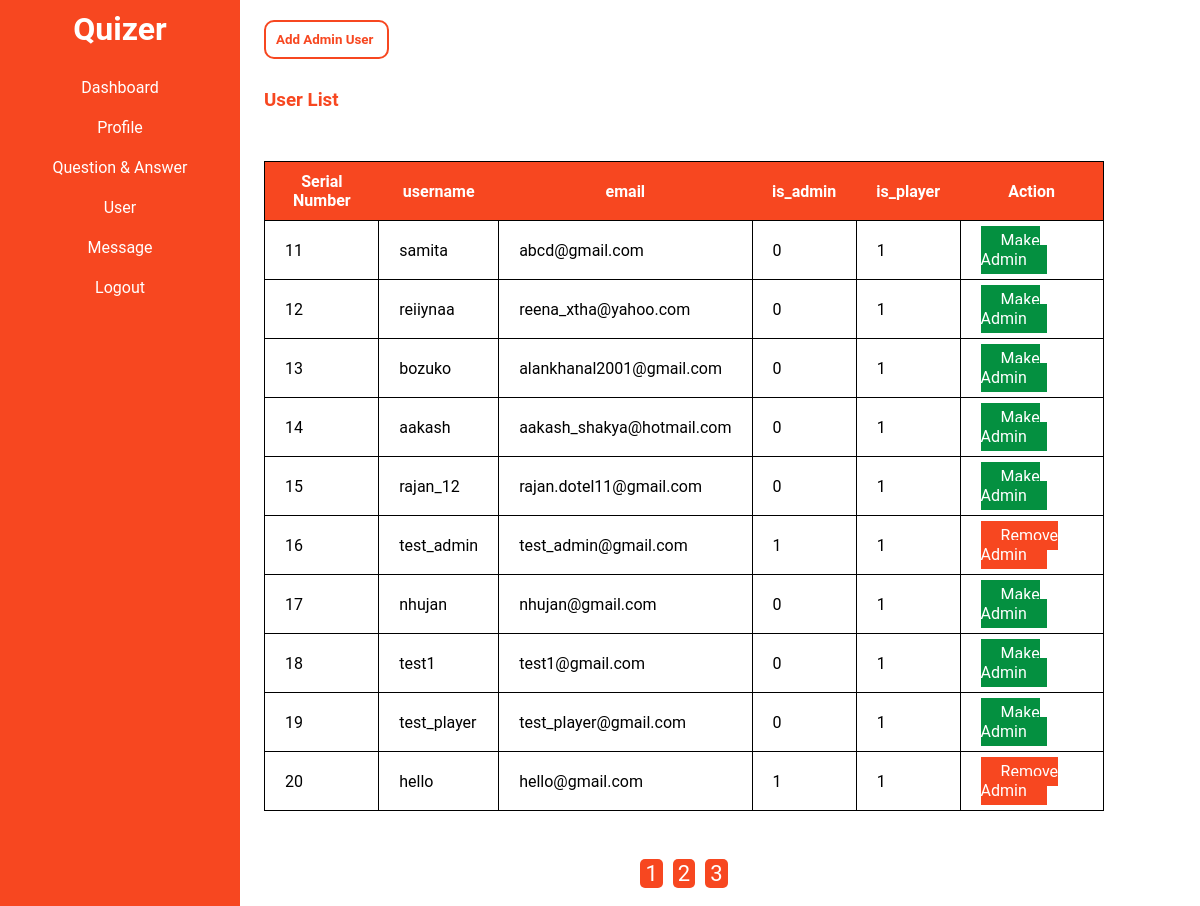
The app's page /app/admin/user.php?page=2 (signed in) with its own data.
### tables this page shows
CREATE TABLE `users` (
  `user_id` int NOT NULL AUTO_INCREMENT,
  `username` varchar(100) NOT NULL,
  `email` varchar(150) DEFAULT NULL,
  `password` varchar(255) DEFAULT NULL,
  `is_admin` tinyint(1) NOT NULL DEFAULT '0',
  `is_player` tinyint(1) NOT NULL DEFAULT '1',
  PRIMARY KEY (`user_id`),
  UNIQUE KEY `username` (`username`),
  UNIQUE KEY `email` (`email`)
);

### app/admin/user.php (the view, shortened to what this page needs)
<?php
require '../component/user_fetch.php';
?>
<!DOCTYPE html>
<html lang="en">
<head>
    <link rel="stylesheet" href="../css/admin.css">
</head>
<body>
    <div class="main_container">
        <?php include 'admin_nav.php' ?>
        <div class="container">
            <input type="button" onclick="window.location.href='addUser.php'" value="Add Admin User " class="btn">
            <?php
            if (!isset($_GET['page'])) {
                $page = 1;
            } else {
                $page = $_GET['page'];
            }
            $results_per_page = 10;
            $page_first_result = ($page - 1) * $results_per_page;
            $i = $page_first_result + 1;
            $q_user = "SELECT * FROM users order by user_id desc";
            $result = mysqli_query($conn, $q_user);
            if (mysqli_num_rows($result) > 0) {
                $number_of_result = mysqli_num_rows($result);
                $number_of_page = ceil($number_of_result / $results_per_page);
                if ($page > $number_of_page) {
                    redirectAlertMessage("Invalid Page number !", "users.php");
                } else {
                    $q_paginated_fetch = "SELECT * FROM users order by user_id desc LIMIT " . $page_first_result . ',' . $results_per_page;
                    $result = mysqli_query($conn, $q_paginated_fetch);
            ?>
                    <h3 class="header">User List</h2>
                        <table>
                            <tr>
                                <th>Serial Number</th>
                                <th>username</th>
                                <th>email</th>
                                <th>is_admin</th>
                                <th>is_player</th>
                                <th>Action</th>
                            </tr>
                            <?php
                            while ($user = mysqli_fetch_assoc($result)) {
                            ?>
                                <tr>
                                    <td><?php echo $i; ?></td>
                                    <td><?= $user['username']; ?></td>
                                    <td><?= $user['email']; ?></td>
                                    <td><?= $user['is_admin']; ?></td>
                                    <td><?= $user['is_player']; ?></td>
                                    <td>
                                    <?php
                                    if($user['is_admin']){
                                ?>
                                    <a class="delete_btn" href="updateAdminStatus.php/?id=<?= $user['user_id'] ?> " onclick="return confirm('Are you sure u want to remove admin ?')">Remove Admin</a>
                                <?php
                                    }else{
                                        ?>
                                        <a class="enable_btn" href="updateAdminStatus.php/?id=<?= $user['user_id'] ?>" onclick="return confirm('Are you sure u want to make user admin ?');">Make Admin</a>
                                        <?php
                                    }
                                ?>
                                    </td>
                                </tr>
                            <?php
                                $i++;
                            }
                            ?>
                        </table>
                <?php
                }
            }
                ?>
                <div class="pagination_btn_row">
                    <?php
                    if ($number_of_result > $results_per_page) {
                        for ($page = 1; $page <= $number_of_page; $page++) {
                            echo "<a class='pagination_btn' href = 'user.php?page=$page'>$page</a>";
                        }
                    } ?>
                </div>
        </div>
</body>
</html>

### app/css/admin.css (style rules this page uses)
* { padding: 0px; margin: 0px; font-family: 'Roboto', sans-serif; }
.main_container { display: flex; width: 100%; position: relative; }
.container { margin-left: 22%; margin-right: 15px; width: 70%; text-align: justify; }
.header { margin: 10px auto; color: #f74720; }
table, tr, th, td { border: 1px solid black; border-collapse: collapse; }
th, td { padding: 10px 20px; }
th { background-color: #f74720; color: white; border: none; text-align: center; }
table { margin: 50px 0px; }
.btn { margin: 20px 0px; border: 2px solid #f74720; background-color: white; padding: 10px ; border-radius: 10px; text-align: center; color: #f74720; font-weight: bold; text-decoration: none; }
.delete_btn { background-color: #f74720; color: white; padding: 5px 20px; text-decoration: none; }
.enable_btn { background-color: #049040; color: white; padding: 5px 20px; text-decoration: none; }
.pagination_btn { padding: 2px 5px; background-color: #f74720; color: white; font-size: 22px; margin: 30px 5px; border-radius: 5px; text-decoration: none; }
.pagination_btn_row { margin: 20px 0px; text-align: center; }

### records on screen
users: username "samita", email "abcd@gmail.com", is_admin "0", is_player "1"
users: username "reiiynaa", email "reena_xtha@yahoo.com", is_admin "0", is_player "1"
users: username "bozuko", email "alankhanal2001@gmail.com", is_admin "0", is_player "1"
users: username "aakash", email "aakash_shakya@hotmail.com", is_admin "0", is_player "1"
users: username "rajan_12", email "rajan.dotel11@gmail.com", is_admin "0", is_player "1"
users: username "test_admin", email "test_admin@gmail.com", is_admin "1", is_player "1"
users: username "nhujan", email "nhujan@gmail.com", is_admin "0", is_player "1"
users: username "test1", email "test1@gmail.com", is_admin "0", is_player "1"
users: username "test_player", email "test_player@gmail.com", is_admin "0", is_player "1"
users: username "hello", email "hello@gmail.com", is_admin "1", is_player "1"
